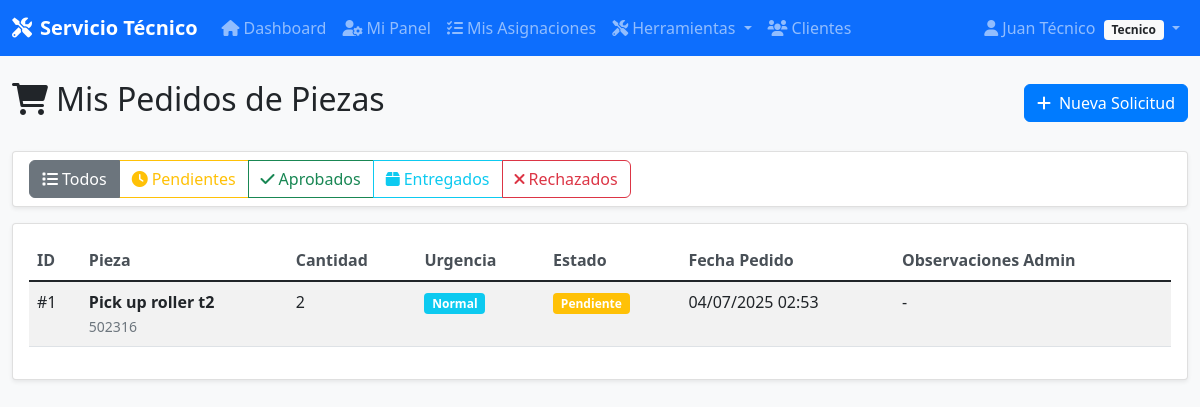
The page /tecnico/mis-pedidos (signed in) on the database its author committed.
### app/models/models.py (models this page shows, shortened)
class Usuario(UserMixin, db.Model):
    __tablename__ = 'usuarios'
    id = db.Column(db.Integer, primary_key=True)
    nombre = db.Column(db.String(100), nullable=False)
    email = db.Column(db.String(120), unique=True, nullable=False, index=True)
    password_hash = db.Column(db.String(255), nullable=False)
    telefono = db.Column(db.String(20))
    rol = db.Column(db.String(20), nullable=False, default='administrador')  # Solo admin o tecnico
    fecha_creacion = db.Column(db.DateTime, default=datetime.utcnow)
    def is_admin(self):
        return self.rol == 'administrador'
    def is_tecnico(self):
        return self.rol == 'tecnico'

class PedidoPieza(db.Model):
    __tablename__ = 'pedidos_piezas'
    id = db.Column(db.Integer, primary_key=True)
    tecnico_id = db.Column(db.Integer, db.ForeignKey('tecnicos.id'), nullable=False)
    parte_id = db.Column(db.Integer, db.ForeignKey('partes.id'), nullable=False)
    asignacion_id = db.Column(db.Integer, db.ForeignKey('asignaciones.id'), nullable=True)
    cantidad_solicitada = db.Column(db.Integer, nullable=False)
    cantidad_aprobada = db.Column(db.Integer, default=0)
    motivo = db.Column(db.Text, nullable=False)
    urgencia = db.Column(db.String(20), default='normal')
    estado = db.Column(db.String(20), default='pendiente')  # <-- Default pendiente
    fecha_pedido = db.Column(db.DateTime, default=datetime.utcnow)
    fecha_aprobacion = db.Column(db.DateTime)
    fecha_entrega = db.Column(db.DateTime)
    observaciones_admin = db.Column(db.Text)

class Parte(db.Model):
    __tablename__ = 'partes'
    id = db.Column(db.Integer, primary_key=True)
    nombre = db.Column(db.String(100), nullable=False)
    codigo = db.Column(db.String(50), unique=True, nullable=False)
    descripcion = db.Column(db.Text)
    precio = db.Column(db.Float, nullable=False)
    stock = db.Column(db.Integer, default=0)
    stock_minimo = db.Column(db.Integer, default=5)
    proveedor = db.Column(db.String(100))
    activo = db.Column(db.Boolean, default=True)
    pedidos = db.relationship('PedidoPieza', backref='parte', lazy=True)

### app/controllers/tecnico.py (the view)
@tecnico_bp.route('/mis-pedidos')
@tecnico_required
def mis_pedidos():
    tecnico = get_tecnico_for_user(current_user)
    if not tecnico:
        flash('No se encontró perfil de técnico', 'error')
        return redirect(url_for('tecnico.dashboard'))
    page = request.args.get('page', 1, type=int)
    estado = request.args.get('estado', 'todos')
    query = PedidoPieza.query.filter_by(tecnico_id=tecnico.id)
    if estado == 'pendientes':
        query = query.filter_by(estado='pendiente')
    elif estado == 'aprobados':
        query = query.filter_by(estado='aprobado')
    elif estado == 'entregados':
        query = query.filter_by(estado='entregado')
    elif estado == 'rechazados':
        query = query.filter_by(estado='rechazado')
    pedidos = query.order_by(PedidoPieza.fecha_pedido.desc()).paginate(
        page=page, per_page=10, error_out=False)
    return render_template('tecnico/mis_pedidos.html', pedidos=pedidos, estado_actual=estado)

### app/controllers/tecnico.py (called while the page is built)
def get_tecnico_for_user(user):
    tecnico = Tecnico.query.filter_by(usuario_id=user.id).first()
    if not tecnico and user.email:
        tecnico = Tecnico.query.filter_by(email=user.email).first()
        if tecnico:
            tecnico.usuario_id = user.id
            db.session.commit()
    return tecnico

### app/templates/tecnico/mis_pedidos.html (shortened to what this page needs)
{% extends "base.html" %}
{% block content %}
<div class="d-flex justify-content-between align-items-center mb-4">
    <h2><i class="fas fa-shopping-cart me-2"></i>Mis Pedidos de Piezas</h2>
    <a href="{{ url_for('tecnico.solicitar_pieza') }}" class="btn btn-primary">
        <i class="fas fa-plus me-2"></i>Nueva Solicitud
    </a>
</div>
<div class="card mb-3">
    <div class="card-body py-2">
        <div class="btn-group" role="group">
            <a href="{{ url_for('tecnico.mis_pedidos', estado='todos') }}"
               class="btn btn-outline-secondary {{ 'active' if estado_actual == 'todos' else '' }}">
                <i class="fas fa-list me-1"></i>Todos
            </a>
            <a href="{{ url_for('tecnico.mis_pedidos', estado='pendientes') }}"
               class="btn btn-outline-warning {{ 'active' if estado_actual == 'pendientes' else '' }}">
                <i class="fas fa-clock me-1"></i>Pendientes
            </a>
            <a href="{{ url_for('tecnico.mis_pedidos', estado='aprobados') }}"
               class="btn btn-outline-success {{ 'active' if estado_actual == 'aprobados' else '' }}">
                <i class="fas fa-check me-1"></i>Aprobados
            </a>
            <a href="{{ url_for('tecnico.mis_pedidos', estado='entregados') }}"
               class="btn btn-outline-info {{ 'active' if estado_actual == 'entregados' else '' }}">
                <i class="fas fa-box me-1"></i>Entregados
            </a>
            <a href="{{ url_for('tecnico.mis_pedidos', estado='rechazados') }}"
               class="btn btn-outline-danger {{ 'active' if estado_actual == 'rechazados' else '' }}">
                <i class="fas fa-times me-1"></i>Rechazados
            </a>
        </div>
    </div>
</div>
<div class="card">
    <div class="card-body">
        {% if pedidos.items %}
        <div class="table-responsive">
            <table class="table table-striped">
                <thead>
                    <tr>
                        <th>ID</th>
                        <th>Pieza</th>
                        <th>Cantidad</th>
                        <th>Urgencia</th>
                        <th>Estado</th>
                        <th>Fecha Pedido</th>
                        <th>Observaciones Admin</th>
                    </tr>
                </thead>
                <tbody>
                    {% for pedido in pedidos.items %}
                    <tr>
                        <td>#{{ pedido.id }}</td>
                        <td>
                            <strong>{{ pedido.parte.nombre }}</strong><br>
                            <small class="text-muted">{{ pedido.parte.codigo }}</small>
                        </td>
                        <td>
                            {{ pedido.cantidad_solicitada }}
                        </td>
                        <td>
                            <span class="badge bg-{{ 'danger' if pedido.urgencia == 'urgente' else 'warning' if pedido.urgencia == 'alta' else 'info' if pedido.urgencia == 'normal' else 'secondary' }}">
                                {{ pedido.urgencia.title() }}
                            </span>
                        </td>
                        <td>
                            <span class="badge bg-{{ 'warning' if pedido.estado == 'pendiente' else 'success' if pedido.estado == 'aprobado' else 'info' if pedido.estado == 'entregado' else 'danger' }}">
                                {{ pedido.estado.title() }}
                            </span>
                        </td>
                        <td>{{ pedido.fecha_pedido.strftime('%d/%m/%Y %H:%M') }}</td>
                        <td>
                            {% if pedido.observaciones_admin %}
                            <small>{{ pedido.observaciones_admin[:50] }}{% if pedido.observaciones_admin|length > 50 %}...{% endif %}</small>
                            {% else %}
                            -
                            {% endif %}
                        </td>
                    </tr>
                    {% endfor %}
                </tbody>
            </table>
        </div>
        {% endif %}
    </div>
</div>
{% endblock %}

### app/templates/base.html (shortened to what this page needs)
<!DOCTYPE html>
<html lang="es">
<head>
    <link href="https://cdn.jsdelivr.net/npm/bootstrap@5.1.3/dist/css/bootstrap.min.css" rel="stylesheet">
    <link href="https://cdnjs.cloudflare.com/ajax/libs/font-awesome/6.0.0/css/all.min.css" rel="stylesheet">
    <link href="{{ url_for('static', filename='css/style.css') }}" rel="stylesheet">
</head>
<body>
    {% if current_user.is_authenticated %}
    <nav class="navbar navbar-expand-lg navbar-dark bg-primary">
        <div class="container-fluid">
            <a class="navbar-brand" href="{{ url_for('main.index') }}">
                <i class="fas fa-tools me-2"></i>Servicio Técnico
            </a>
            <div class="collapse navbar-collapse" id="navbarNav">
                <ul class="navbar-nav me-auto">
                    <li class="nav-item">
                        <a class="nav-link" href="{{ url_for('main.index') }}">
                            <i class="fas fa-home me-1"></i>Dashboard
                        </a>
                    </li>
                    {% if current_user.is_admin() %}
                    <li class="nav-item dropdown">
                        <a class="nav-link dropdown-toggle" href="#" role="button" data-bs-toggle="dropdown">
                            <i class="fas fa-users me-1"></i>Gestión
                        </a>
                        <ul class="dropdown-menu">
                            <li><h6 class="dropdown-header">Clientes</h6></li>
                            <li><a class="dropdown-item" href="{{ url_for('clientes.list') }}">
                                <i class="fas fa-list me-2"></i>Ver Clientes
                            </a></li>
                            <li><a class="dropdown-item" href="{{ url_for('clientes.create') }}">
                                <i class="fas fa-plus me-2"></i>Nuevo Cliente
                            </a></li>
                            <li><hr class="dropdown-divider"></li>
                            <li><h6 class="dropdown-header">Servicios</h6></li>
                            <li><a class="dropdown-item" href="{{ url_for('servicios.list') }}">
                                <i class="fas fa-cogs me-2"></i>Ver Servicios
                            </a></li>
                            <li><a class="dropdown-item" href="{{ url_for('servicios.create') }}">
                                <i class="fas fa-plus me-2"></i>Nuevo Servicio
                            </a></li>
                        </ul>
                    </li>
                    <li class="nav-item dropdown">
                        <a class="nav-link dropdown-toggle" href="#" role="button" data-bs-toggle="dropdown">
                            <i class="fas fa-clipboard-list me-1"></i>Operaciones
                        </a>
                        <ul class="dropdown-menu">
                            <li><h6 class="dropdown-header">Solicitudes</h6></li>
                            <li><a class="dropdown-item" href="{{ url_for('solicitudes.list') }}">
                                <i class="fas fa-list me-2"></i>Ver Solicitudes
                            </a></li>
                            <li><a class="dropdown-item" href="{{ url_for('solicitudes.create') }}">
                                <i class="fas fa-plus me-2"></i>Nueva Solicitud
                            </a></li>
                            <li><hr class="dropdown-divider"></li>
                            <li><h6 class="dropdown-header">Asignaciones</h6></li>
                            <li><a class="dropdown-item" href="{{ url_for('asignaciones.list') }}">
                                <i class="fas fa-tasks me-2"></i>Ver Asignaciones
                            </a></li>
                            <li><a class="dropdown-item" href="{{ url_for('asignaciones.create') }}">
                                <i class="fas fa-plus me-2"></i>Nueva Asignación
                            </a></li>
                        </ul>
                    </li>
                    <li class="nav-item dropdown">
                        <a class="nav-link dropdown-toggle" href="#" role="button" data-bs-toggle="dropdown">
                            <i class="fas fa-boxes me-1"></i>Recursos
                        </a>
                        <ul class="dropdown-menu">
                            <li><h6 class="dropdown-header">Inventario</h6></li>
                            <li><a class="dropdown-item" href="{{ url_for('partes.list') }}">
                                <i class="fas fa-boxes me-2"></i>Ver Partes
                            </a></li>
                            <li><a class="dropdown-item" href="{{ url_for('partes.create') }}">
                                <i class="fas fa-plus me-2"></i>Nueva Parte
                            </a></li>
                            <li><hr class="dropdown-divider"></li>
                            <li><h6 class="dropdown-header">Facturación</h6></li>
                            <li><a class="dropdown-item" href="{{ url_for('facturas.list') }}">
                                <i class="fas fa-file-invoice me-2"></i>Ver Facturas
                            </a></li>
                            <li><a class="dropdown-item" href="{{ url_for('facturas.create') }}">
                                <i class="fas fa-plus me-2"></i>Nueva Factura
                            </a></li>
                        </ul>
                    </li>
                    <li class="nav-item dropdown">
                        <a class="nav-link dropdown-toggle" href="#" role="button" data-bs-toggle="dropdown">
                            <i class="fas fa-user-shield me-1"></i>Admin
                        </a>
                        <ul class="dropdown-menu">
                            <li><h6 class="dropdown-header">Personal</h6></li>
                            <li><a class="dropdown-item" href="{{ url_for('tecnicos.list') }}">
                                <i class="fas fa-user-cog me-2"></i>Técnicos
                            </a></li>
                            <li><hr class="dropdown-divider"></li>
                            <li><h6 class="dropdown-header">Reportes</h6></li>
                            <li><a class="dropdown-item" href="{{ url_for('reportes.list') }}">
                                <i class="fas fa-chart-bar me-2"></i>Ver Reportes
                            </a></li>
                        </ul>
                    </li>
                    {% elif current_user.is_tecnico() %}
                    <li class="nav-item">
                        <a class="nav-link" href="{{ url_for('tecnico.dashboard') }}">
                            <i class="fas fa-user-cog me-1"></i>Mi Panel
                        </a>
                    </li>
                    <li class="nav-item">
                        <a class="nav-link" href="{{ url_for('tecnico.mis_asignaciones') }}">
                            <i class="fas fa-tasks me-1"></i>Mis Asignaciones
                        </a>
                    </li>
                    <li class="nav-item dropdown">
                        <a class="nav-link dropdown-toggle" href="#" role="button" data-bs-toggle="dropdown">
                            <i class="fas fa-tools me-1"></i>Herramientas
                        </a>
                    </li>
                    <li class="nav-item">
                        <a class="nav-link" href="{{ url_for('clientes.list') }}">
                            <i class="fas fa-users me-1"></i>Clientes
                        </a>
                    </li>
                    {% endif %}
                </ul>
                <ul class="navbar-nav">
                    <li class="nav-item dropdown">
                        <a class="nav-link dropdown-toggle" href="#" role="button" data-bs-toggle="dropdown">
                            <i class="fas fa-user me-1"></i>{{ current_user.nombre }}
                            <span class="badge bg-light text-dark ms-1">{{ current_user.rol.title() }}</span>
                        </a>
                    </li>
                </ul>
            </div>
        </div>
    </nav>
    {% endif %}
    <main class="container-fluid mt-4">
        {% block content %}{% endblock %}
    </main>
</body>
</html>
</body>
</html>

### app/static/css/style.css (style rules this page uses)
body { background-color: #f8f9fa; font-family: "Segoe UI", Tahoma, Geneva, Verdana, sans-serif; }
.navbar-brand { font-weight: bold; }
.card { box-shadow: 0 0.125rem 0.25rem rgba(0, 0, 0, 0.075); border: 1px solid rgba(0, 0, 0, 0.125); }
.btn { border-radius: 0.375rem; }
.table { background-color: white; }
.table th { border-top: none; font-weight: 600; color: #495057; }
.badge { font-size: 0.75em; }
.btn-primary { background-color: #007bff; border-color: #007bff; }
.text-muted { color: #6c757d !important; }
.card, .btn, .form-control { transition: all 0.2s ease-in-out; }

### rows shown on the page
Usuario: nombre "Juan Técnico", rol "Tecnico"
PedidoPieza: id "1", parte.nombre "Pick up roller t2", parte.codigo "502316", cantidad_solicitada "2", urgencia "Normal", estado "Pendiente", fecha_pedido "04/07/2025 02:53"
